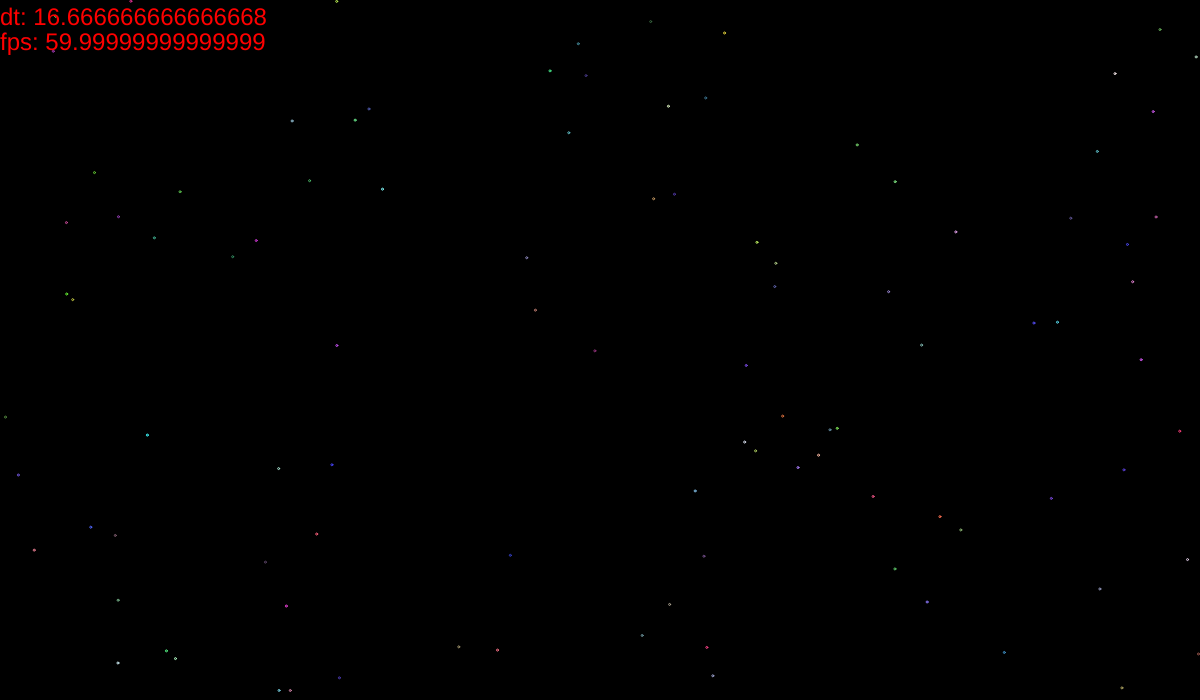
Frame 1 (no input)
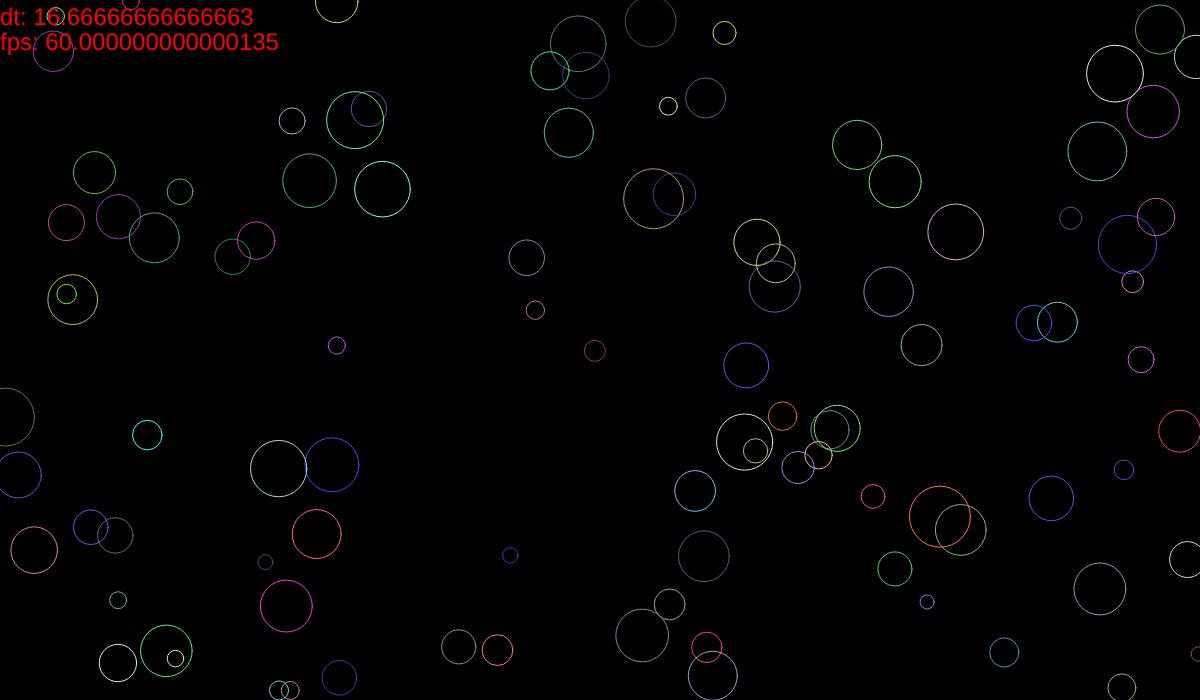
Frame 60 (no input)
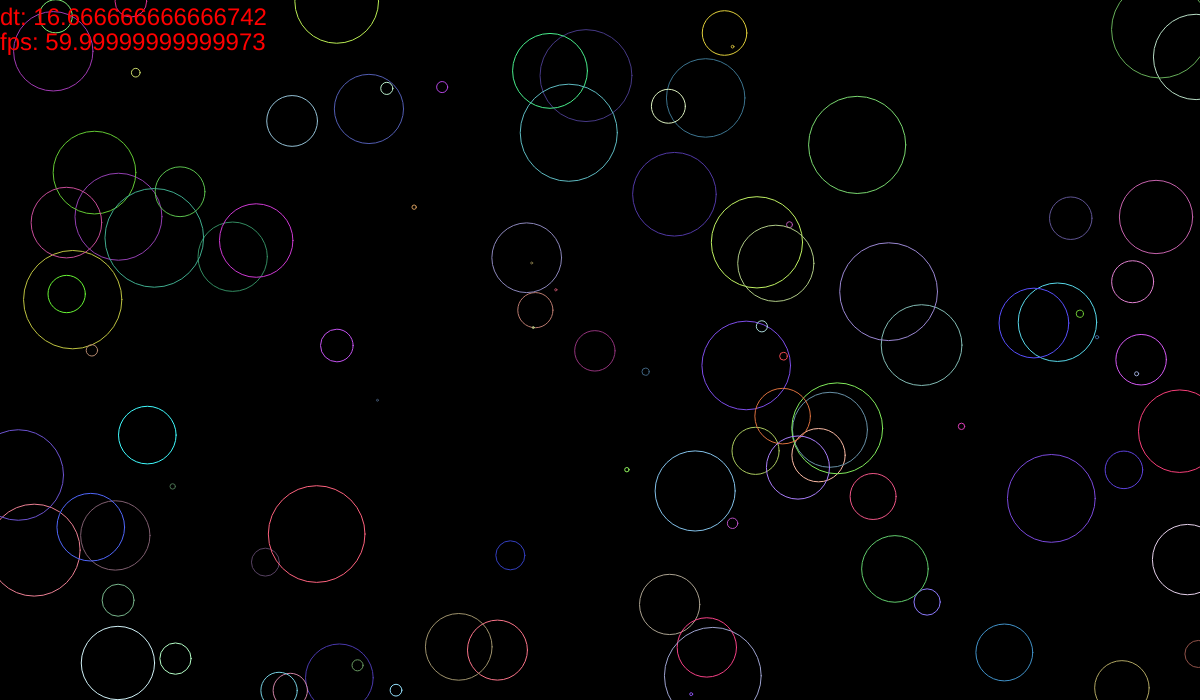
Frame 120 (the mouse pressed at the canvas centre since frame 60)

The p5.js sketch that drew these frames (run headless with seeded random() and noise() and a simulated clock; from frame 60 on, the mouse is pressed at the canvas centre):

// p5.js sketch
// ── sketch.js
p5.disableFriendlyErrors = true;

class Circle {
  constructor(x, y, s) {
    this.x = x;
    this.y = y;
    this.r = 1;
    this.s = s;
    this.popped = false;
    this.color = color(
      random(50,255),
      random(50,255),
      random(50,255)
    );
  }
  draw() {
    if(this.popped) {
      return;
    }
    stroke(this.color);
    circle(this.x, this.y, this.r*2);
  }
  grow() {
    this.r += this.s;
    if (this.r > 50) {
      this.popped = true;
    }
  }
  respawn(x, y, s) {
    if (!this.popped) {
      return;
    }
    this.r = 1;
    this.popped = false;
    this.x = x;
    this.y = y;
    this.s = s;
    this.color = color(
      random(50,255),
      random(50,255),
      random(50,255)
    );
  }
}
let circles = [];

function preload() {
}
function setup() {
  createCanvas(windowWidth, windowHeight*0.7);

  for (let i=0; i<100; i++) {
    circles.push(
      new Circle(
        random(0, width),
        random(0, height),
        random(0.1, 0.5)
      )
    );
  }
}

function draw() {
  background(0);
  noFill();
  // stroke(200);
  for (let c of circles) {
    c.draw();
    c.grow();
    c.respawn(
      random(0, width),
      random(0, height),
      random(0.1, 0.5)
    );
  }

  push();
  fill('red');
  strokeWeight(0);
  textSize(24);
  text("dt: " + deltaTime, 0, 25);
  text("fps: " + frameRate(), 0, 50);
  pop();
}
